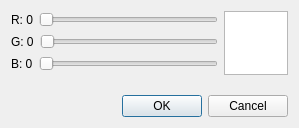
<?xml version="1.0" encoding="UTF-8"?>
<ui version="4.0">
 <class>ColorTray</class>
 <widget class="QDialog" name="ColorTray">
  <property name="geometry">
   <rect>
    <x>0</x>
    <y>0</y>
    <width>299</width>
    <height>128</height>
   </rect>
  </property>
  <property name="windowTitle">
   <string>Dialog</string>
  </property>
  <layout class="QVBoxLayout" name="verticalLayout">
   <item>
    <layout class="QHBoxLayout" name="horizontalLayout">
     <item>
      <layout class="QVBoxLayout" name="verticalLayout_2">
       <item>
        <layout class="QHBoxLayout" name="horizontalLayout_6">
         <item>
          <widget class="QLabel" name="labelRed">
           <property name="text">
            <string>R: 0</string>
           </property>
          </widget>
         </item>
         <item>
          <widget class="QSlider" name="colorRed">
           <property name="maximum">
            <number>255</number>
           </property>
           <property name="orientation">
            <enum>Qt::Horizontal</enum>
           </property>
          </widget>
         </item>
        </layout>
       </item>
       <item>
        <layout class="QHBoxLayout" name="horizontalLayout_2">
         <item>
          <widget class="QLabel" name="labelGreen">
           <property name="text">
            <string>G: 0</string>
           </property>
          </widget>
         </item>
         <item>
          <widget class="QSlider" name="colorGreen">
           <property name="maximum">
            <number>255</number>
           </property>
           <property name="orientation">
            <enum>Qt::Horizontal</enum>
           </property>
          </widget>
         </item>
        </layout>
       </item>
       <item>
        <layout class="QHBoxLayout" name="horizontalLayout_5">
         <item>
          <widget class="QLabel" name="labelBlue">
           <property name="text">
            <string>B: 0</string>
           </property>
          </widget>
         </item>
         <item>
          <widget class="QSlider" name="colorBlue">
           <property name="maximum">
            <number>255</number>
           </property>
           <property name="orientation">
            <enum>Qt::Horizontal</enum>
           </property>
          </widget>
         </item>
        </layout>
       </item>
      </layout>
     </item>
     <item>
      <layout class="QVBoxLayout" name="verticalLayout_3">
       <item>
        <widget class="QGraphicsView" name="colorView">
         <property name="maximumSize">
          <size>
           <width>64</width>
           <height>64</height>
          </size>
         </property>
        </widget>
       </item>
      </layout>
     </item>
    </layout>
   </item>
   <item>
    <spacer name="verticalSpacer">
     <property name="orientation">
      <enum>Qt::Vertical</enum>
     </property>
     <property name="sizeHint" stdset="0">
      <size>
       <width>20</width>
       <height>40</height>
      </size>
     </property>
    </spacer>
   </item>
   <item>
    <widget class="QDialogButtonBox" name="buttonBox">
     <property name="orientation">
      <enum>Qt::Horizontal</enum>
     </property>
     <property name="standardButtons">
      <set>QDialogButtonBox::Cancel|QDialogButtonBox::Ok</set>
     </property>
    </widget>
   </item>
  </layout>
 </widget>
 <resources/>
 <connections>
  <connection>
   <sender>buttonBox</sender>
   <signal>accepted()</signal>
   <receiver>ColorTray</receiver>
   <slot>accept()</slot>
   <hints>
    <hint type="sourcelabel">
     <x>248</x>
     <y>254</y>
    </hint>
    <hint type="destinationlabel">
     <x>157</x>
     <y>274</y>
    </hint>
   </hints>
  </connection>
  <connection>
   <sender>buttonBox</sender>
   <signal>rejected()</signal>
   <receiver>ColorTray</receiver>
   <slot>reject()</slot>
   <hints>
    <hint type="sourcelabel">
     <x>316</x>
     <y>260</y>
    </hint>
    <hint type="destinationlabel">
     <x>286</x>
     <y>274</y>
    </hint>
   </hints>
  </connection>
 </connections>
</ui>
